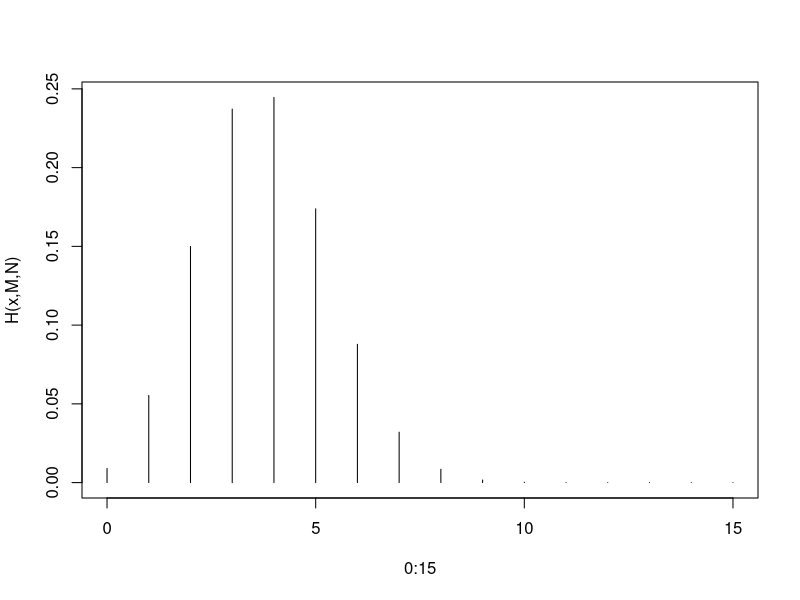
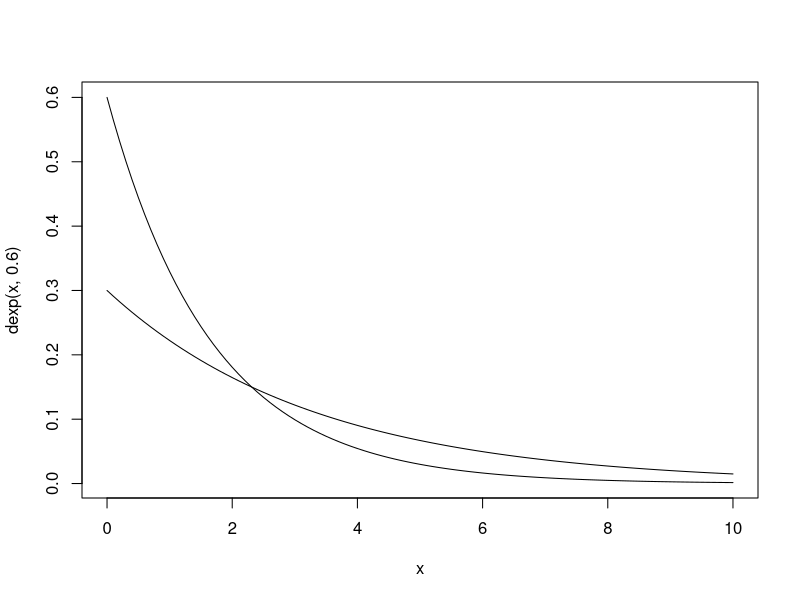
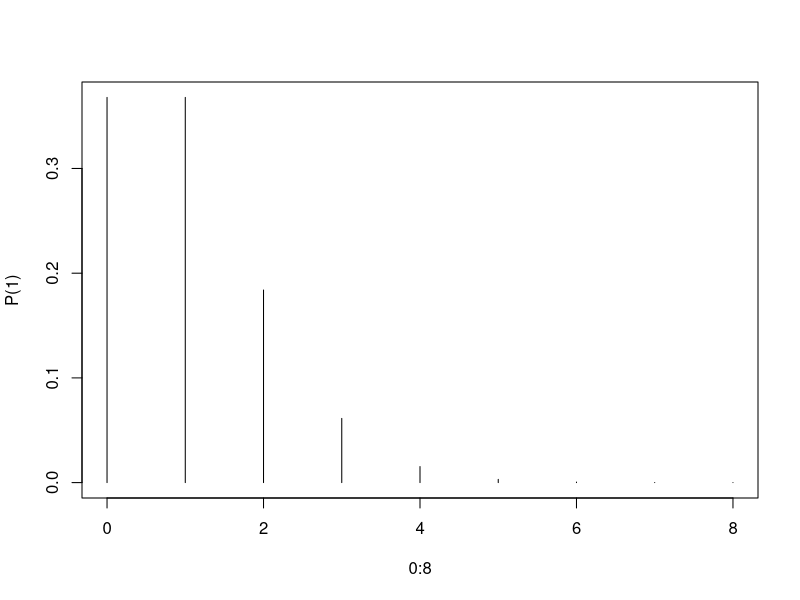
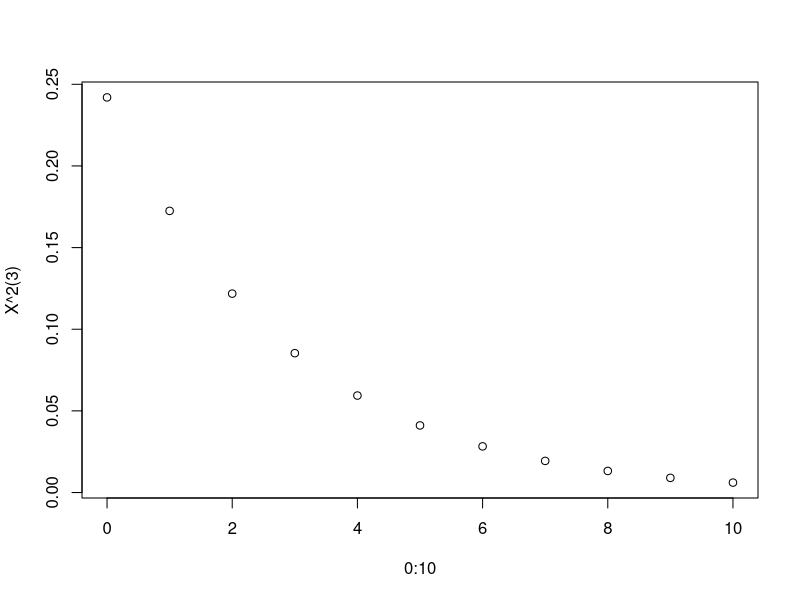
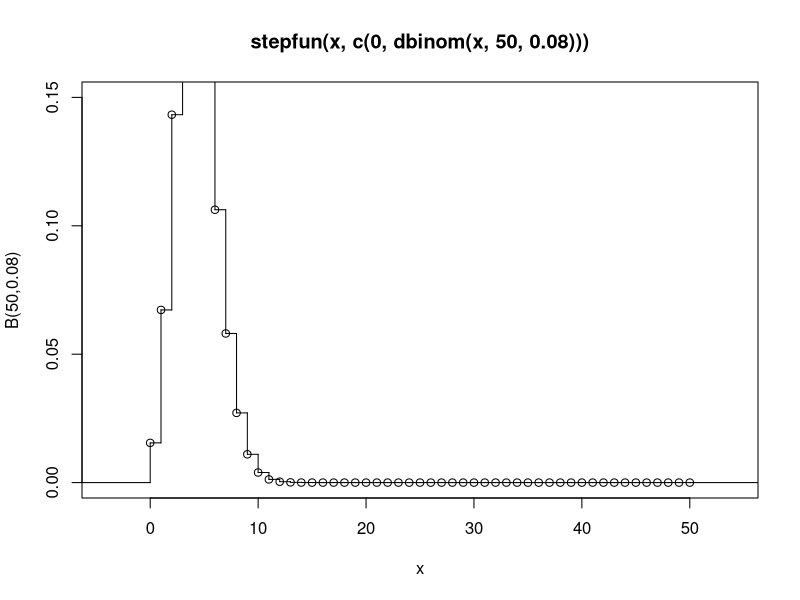
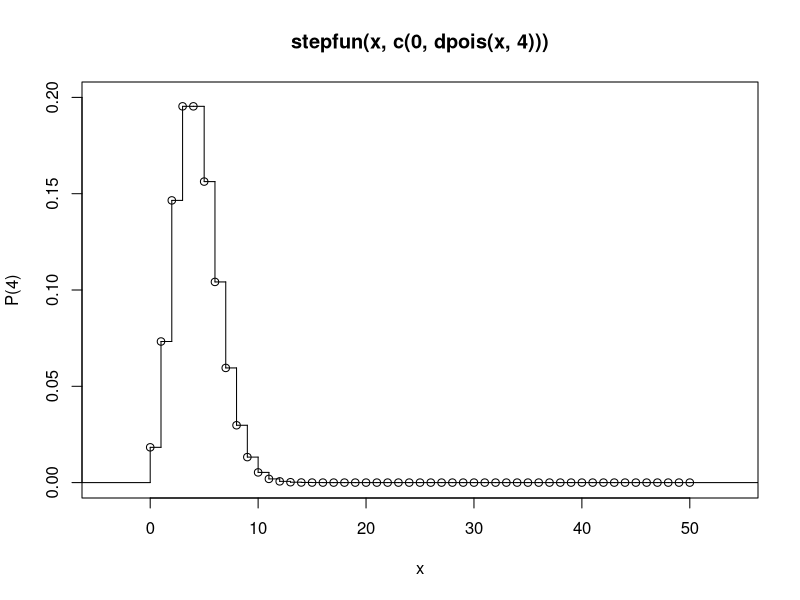
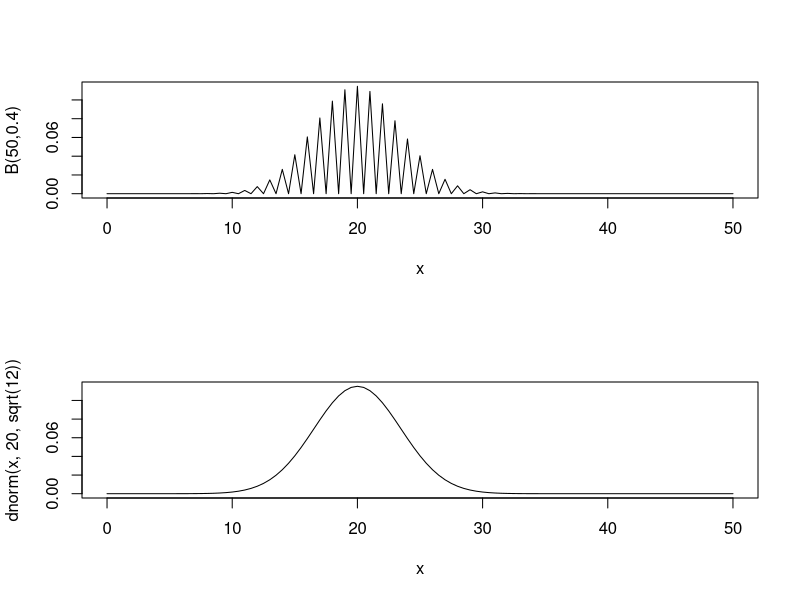

The R script that drew these images, in order:
#Bai 1
fsb=function(x,n,M,N){
 return (choose(M,x)*choose(N-M,n-x)/choose(N,n));}
plot(0:15,fsb(0:15,15,25,100),type="h",ylab="H(x,M,N)")

#Bai 2
sum(fsb(5:12,15,25,100));
pfsb=function(x,n,M,N){
return (sum(fsb(0:x,15,25,100)));}

#Bai 3
#a
curve(dexp(x,0.6),from=0,to=10)
#b
curve(dexp(x,0.3),from=0,to=10,add=T)
#n
pexp(10,0.6) 
pexp(10,0.3) 

#Bai 4
plot(0:8,dpois(0:8,1),type="h",ylab="P(1)")

#Bai 5
plot(0:10,dchisq(1,df=3,ncp=0:10),ylab="X^2(3)")

#Bai 6
#par(mfrow=c(1,3))

x=0:50
plot(stepfun(x,c(0,dbinom(x,50,0.08))),ylim=c(0,0.15),ylab="B(50,0.08)")
x=0:50
plot(stepfun(x,c(0,dpois(x,4))),ylim=c(0,0.2),ylab="P(4)")

#Bai 7
#par(mfrow=c(2,2))
layout(matrix(c(1,2),nrow=2))

curve(dbinom(x,50,0.4),from=0,to=50,ylab="B(50,0.4)")
curve(dnorm(x,20,sqrt(12)),from=0,to=50)
